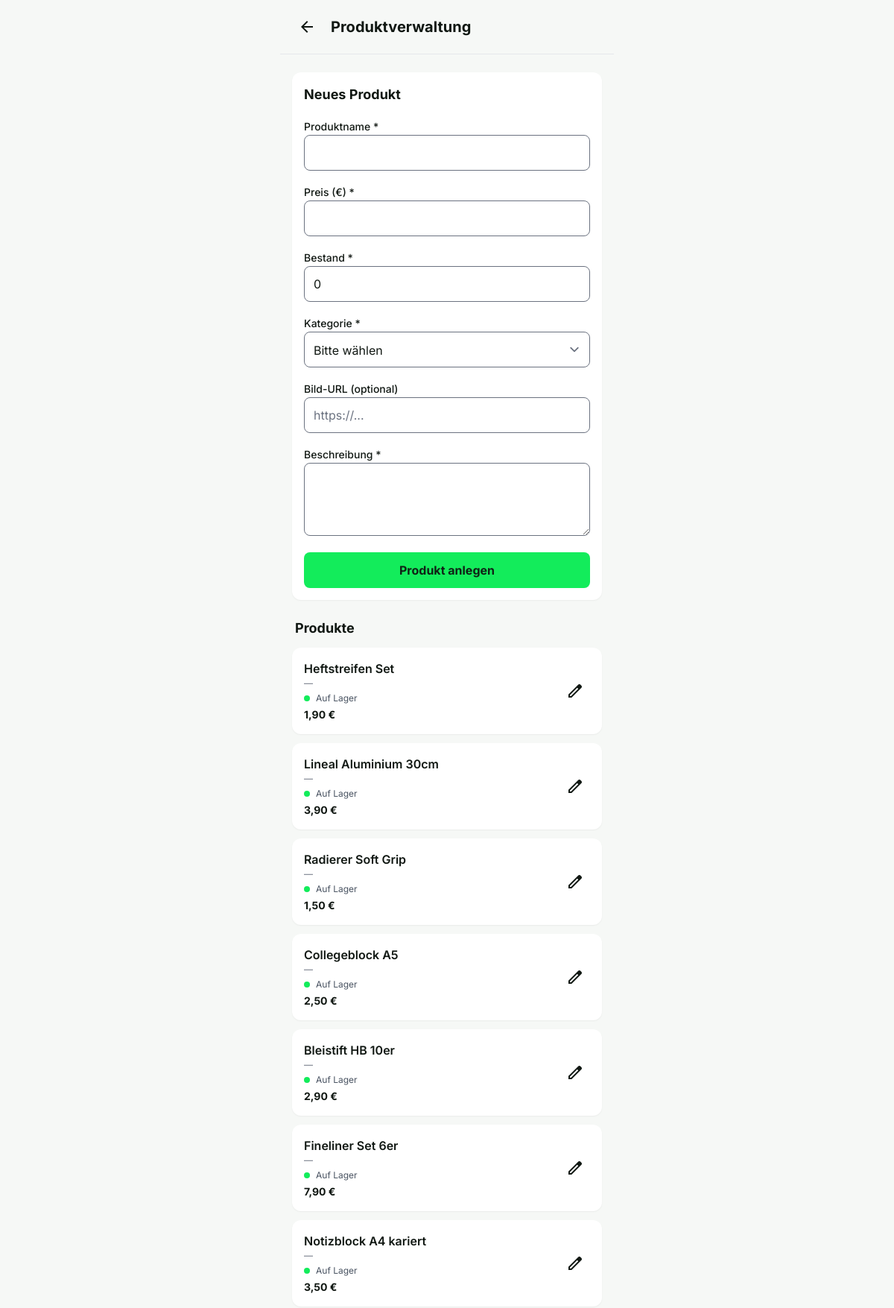
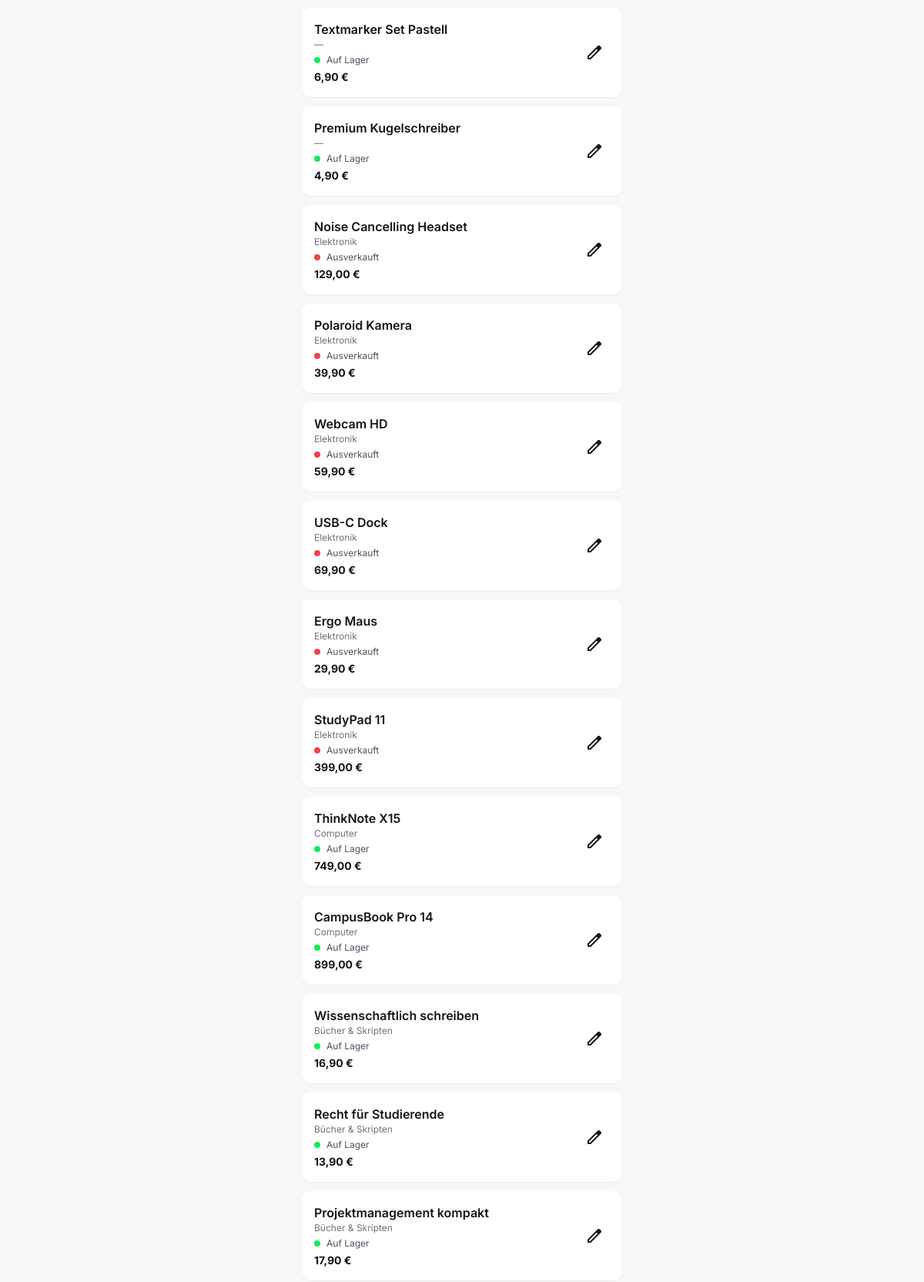
Screenshot of /admin/products.php (signed in, upper part) with the database file from the repository (2 pictures, top to bottom).
### tables this page shows
CREATE TABLE `products` (
  `id` int(11) NOT NULL,
  `name` varchar(255) NOT NULL,
  `price` decimal(10,2) NOT NULL,
  `description` text DEFAULT NULL,
  `image` varchar(255) DEFAULT NULL,
  `category_id` int(11) DEFAULT NULL
);

CREATE TABLE `categories` (
  `id` int(11) NOT NULL,
  `name` varchar(100) NOT NULL,
  `description` text DEFAULT NULL
);

### public/admin/products.php (the view, shortened to what this page needs)
<?php
require "../../includes/db.php";
$name = "";
$price = "";
$description = "";
$image = "";
$stock = 0;
$stmt = $pdo->query("
    SELECT
        p.id,
        p.name,
        p.price,
        c.name AS category,
        COALESCE(s.quantity, 0) AS stock_qty
    FROM products p
    LEFT JOIN categories c ON c.id = p.category_id
    LEFT JOIN stock s ON s.product_id = p.id
    ORDER BY p.id DESC
");
$products = $stmt->fetchAll(PDO::FETCH_ASSOC);
?>
<!DOCTYPE html>
<html lang="de">
<head>
<script src="https://cdn.tailwindcss.com?plugins=forms"></script>
</head>
<body class="bg-bgLight font-display text-[#111813]">
<div class="max-w-md mx-auto min-h-screen pb-24">
<header class="sticky top-0 bg-bgLight/95 backdrop-blur border-b px-4 py-4 flex items-center gap-3">
    <a href="index.php"
       class="flex size-10 items-center justify-center rounded-full hover:bg-gray-100">
        <span class="material-symbols-outlined">arrow_back</span>
    </a>
    <h1 class="text-xl font-bold">Produktverwaltung</h1>
</header>
<div class="px-4 mt-6 space-y-6">
<div class="bg-surface rounded-xl p-4 shadow-sm">
    <h2 class="text-lg font-bold mb-4">Neues Produkt</h2>
    <form method="post" class="space-y-4">
        <label class="block">
            <span class="text-sm font-medium">Produktname *</span>
            <input type="text" name="name" required
                   value="<?php echo htmlspecialchars($name); ?>"
                   class="w-full h-12 rounded-lg border p-3">
        </label>
        <label class="block">
            <span class="text-sm font-medium">Preis (€) *</span>
            <input type="number" step="0.01" min="0" name="price" required
                   value="<?php echo htmlspecialchars((string)$price); ?>"
                   class="w-full h-12 rounded-lg border p-3">
        </label>
        <label class="block">
            <span class="text-sm font-medium">Bestand *</span>
            <input type="number" min="0" name="stock" required
                   value="<?php echo htmlspecialchars((string)$stock); ?>"
                   class="w-full h-12 rounded-lg border p-3">
        </label>
        <label class="block">
            <span class="text-sm font-medium">Kategorie *</span>
            <select name="category_id" required class="w-full h-12 rounded-lg border p-3">
                <option value="">Bitte wählen</option>
            </select>
        </label>
        <label class="block">
            <span class="text-sm font-medium">Bild-URL (optional)</span>
            <input type="text" name="image"
                   value="<?php echo htmlspecialchars($image); ?>"
                   placeholder="https://..."
                   class="w-full h-12 rounded-lg border p-3">
        </label>
        <label class="block">
            <span class="text-sm font-medium">Beschreibung *</span>
            <textarea name="description" rows="3" required
                      class="w-full rounded-lg border p-3"><?php echo htmlspecialchars($description); ?></textarea>
        </label>
        <button type="submit"
                class="w-full h-12 bg-primary font-bold rounded-lg text-[#102216]">
            Produkt anlegen
        </button>
    </form>
</div>
<div class="space-y-3">
    <h2 class="text-lg font-bold px-1">Produkte</h2>
    <?php foreach ($products as $product): ?>
        <?php
            $qty = (int)$product["stock_qty"];
            if ($qty === 0) {
                $badgeText = "Ausverkauft";
                $badgeColor = "bg-red-500";
            } elseif ($qty <= 5) {
                $badgeText = "Geringer Bestand";
                $badgeColor = "bg-orange-400";
            } else {
                $badgeText = "Auf Lager";
                $badgeColor = "bg-primary";
            }
        ?>
        <div class="bg-surface rounded-xl p-4 shadow-sm flex justify-between items-center">
            <div class="min-w-0">
                <p class="font-semibold truncate">
                    <?php echo htmlspecialchars($product["name"]); ?>
                </p>
                <p class="text-xs text-gray-500">
                    <?php echo htmlspecialchars($product["category"] ?? "—"); ?>
                </p>
                <div class="flex items-center gap-2 mt-1">
                    <span class="w-2 h-2 rounded-full <?php echo $badgeColor; ?>"></span>
                    <span class="text-xs text-gray-600"><?php echo $badgeText; ?></span>
                </div>
                <p class="text-sm font-bold mt-1">
                    <?php echo number_format((float)$product["price"], 2, ",", "."); ?> €
                </p>
            </div>
            <a href="product_edit.php?id=<?php echo (int)$product["id"]; ?>"
               class="flex size-10 items-center justify-center rounded-full hover:bg-gray-100">
                <span class="material-symbols-outlined">edit</span>
            </a>
        </div>
    <?php endforeach; ?>
</div>
</div>
</div>
</body>
</html>

### rows the page displays
products: name "Heftstreifen Set", category "—", badgeText "Auf Lager", price "1,90"
products: name "Lineal Aluminium 30cm", category "—", badgeText "Auf Lager", price "3,90"
products: name "Radierer Soft Grip", category "—", badgeText "Auf Lager", price "1,50"
products: name "Collegeblock A5", category "—", badgeText "Auf Lager", price "2,50"
products: name "Bleistift HB 10er", category "—", badgeText "Auf Lager", price "2,90"
products: name "Fineliner Set 6er", category "—", badgeText "Auf Lager", price "7,90"
products: name "Notizblock A4 kariert", category "—", badgeText "Auf Lager", price "3,50"
products: name "Textmarker Set Pastell", category "—", badgeText "Auf Lager", price "6,90"
products: name "Premium Kugelschreiber", category "—", badgeText "Auf Lager", price "4,90"
products: name "Noise Cancelling Headset", category.name "Elektronik", badgeText "Ausverkauft", price "129,00"
products: name "Polaroid Kamera", category.name "Elektronik", badgeText "Ausverkauft", price "39,90"
products: name "Webcam HD", category.name "Elektronik", badgeText "Ausverkauft", price "59,90"
products: name "USB-C Dock", category.name "Elektronik", badgeText "Ausverkauft", price "69,90"
products: name "Ergo Maus", category.name "Elektronik", badgeText "Ausverkauft", price "29,90"
products: name "StudyPad 11", category.name "Elektronik", badgeText "Ausverkauft", price "399,00"
products: name "ThinkNote X15", category.name "Computer", badgeText "Auf Lager", price "749,00"
products: name "CampusBook Pro 14", category.name "Computer", badgeText "Auf Lager", price "899,00"
products: name "Wissenschaftlich schreiben", category.name "Bücher & Skripten", badgeText "Auf Lager", price "16,90"
products: name "Recht für Studierende", category.name "Bücher & Skripten", badgeText "Auf Lager", price "13,90"
products: name "Projektmanagement kompakt", category.name "Bücher & Skripten", badgeText "Auf Lager", price "17,90"
